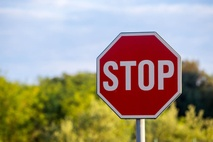
#> input picture 9-image-manipulation/images/stop.jpeg, 213 x 142 px, shrunk from 1000 x 667 before the run, found by its file name
$ python mirroring.py
#> lines starting #> are read from the running program, lines starting #| are printed output that depends on the picture
### assignment-3/simpleimage.py
#!/usr/bin/env python3

"""
Stanford CS106AP SimpleImage

Written by Nick Parlante, Sonja Johnson-Yu, and Nick Bowman.
 -7/2019  version, has file reading, pix, foreach, hidden get/setpix

SimpleImage Features:
Create image:
  image = SimpleImage.blank(400, 200)   # create new image of size
  image = SimpleImage('foo.jpg')        # create from file

Access size
  image.width, image.height

Get pixel at x,y
  pix = image.get_pixel(x, y)
  # pix is RGB tuple like (100, 200, 0)

Set pixel at x,y
  image.set_pixel(x, y, pix)   # set data by tuple also

Get Pixel object at x,y
  pixel = image.get_pixel(x, y)
  pixel.red = 0
  pixel.blue = 255

Show image on screen
  image.show()

The main() function below demonstrates the above functions as a test.
"""

import sys
# If the following line fails, "Pillow" needs to be installed
from PIL import Image


# [11 lines left out: function clamp, not called in this run]


class Pixel(object):
    """
    A pixel at an x,y in a SimpleImage.
    Supports set/get .red .green .blue
    and get .x .y
    """
    def __init__(self, image, x, y):
        self.image = image
        self._x = x
        self._y = y

    def __str__(self):
        return 'r:' + str(self.red) + ' g:' + str(self.green) + ' b:' + str(self.blue)

    # Pillow image stores each pixel color as a (red, green, blue) tuple.
    # So the functions below have to unpack/repack the tuple to change anything.

    @property
    def red(self):
        return self.image.px[self._x, self._y][0]

    # [4 lines left out: function red, not called in this run]

    @property
    def green(self):
        return self.image.px[self._x, self._y][1]

    # [4 lines left out: function green, not called in this run]

    @property
    def blue(self):
        return self.image.px[self._x, self._y][2]

    # [4 lines left out: function blue, not called in this run]

    @property
    def x(self):
        return self._x

    @property
    def y(self):
        return self._y


# color tuples for background color names 'red' 'white' etc.
BACK_COLORS = {
    'white': (255, 255, 255),
    'black': (0, 0, 0),
    'red': (255, 0, 0),
    'green': (0, 255, 0),
    'blue': (0, 0, 255),
}


class SimpleImage(object):
    def __init__(self, filename, width=0, height=0, back_color=None):
        """
        Create a new image. This case works: SimpleImage('foo.jpg')
        To create a blank image use SimpleImage.blank(500, 300)
        The other parameters here are for internal/experimental use.
        """
#> called with filename = './9-image-manipulation/images//stop.jpeg', width = 0, height = 0
        # Create pil_image either from file, or making blank
        if filename:
            self.pil_image = Image.open(filename).convert("RGB")
#> self.pil_image is the input picture: PIL image 213x142 RGB; mean R, G, B 159.6, 147.5, 129.7
            if self.pil_image.mode != 'RGB':
                raise Exception('Image file is not RGB')
            self._filename = filename  # hold onto
        else:
            if not back_color:
                back_color = 'white'
            color_tuple = BACK_COLORS[back_color]
            if width == 0 or height == 0:
                raise Exception('Creating blank image requires width/height but got {} {}'
                                .format(width, height))
            self.pil_image = Image.new('RGB', (width, height), color_tuple)
        self.px = self.pil_image.load()
        size = self.pil_image.size
#> size = (213, 142)
        self._width = size[0]
#> self._width = 213
        self._height = size[1]
#> self._height = 142
        self.curr_x = 0
        self.curr_y = 0

    def __iter__(self):
        return self

    # [16 lines left out: functions __next__, increment_curr_counters, not called in this run]

    @classmethod
    def blank(cls, width, height, back_color=None):
        """Create a new blank image of the given width and height, optional back_color."""
        return SimpleImage('', width, height, back_color=back_color)

    # [4 lines left out: function file, not called in this run]

    @property
    def width(self):
        """Width of image in pixels."""
        return self._width

    @property
    def height(self):
        """Height of image in pixels."""
        return self._height

    def get_pixel(self, x, y):
        """
        Returns a Pixel at the given x,y, suitable for getting/setting
        .red .green .blue values.
        """
        if x < 0 or x >= self._width or y < 0 or y >= self.height:
            e = Exception('get_pixel bad coordinate x %d y %d (vs. image width %d height %d)' %
                          (x, y, self._width, self.height))
            raise e
        return Pixel(self, x, y)

    def set_pixel(self, x, y, pixel):
        if x < 0 or x >= self._width or y < 0 or y >= self.height:
            e = Exception('set_pixel bad coordinate x %d y %d (vs. image width %d height %d)' %
                          (x, y, self._width, self.height))
            raise e
        self.px[x, y] = (pixel.red, pixel.green, pixel.blue)

    # [7 lines left out: function set_rgb, not called in this run]

    def _get_pix_(self, x, y):
        """Get pix RGB tuple (200, 100, 50) for the given x,y."""
        return self.px[x, y]

    def _set_pix_(self, x, y, pix):
        """Set the given pix RGB tuple into the image at the given x,y."""
        self.px[x, y] = pix

    def show(self):
        """Displays the image using an external utility."""
        self.pil_image.show()

    # [39 lines left out: functions make_as_big_as, main, not called in this run]


# [2 lines that do not run on import are left out]

### 9-image-manipulation/mirroring.py
from simpleimage import SimpleImage
from images import stop

def mirror(filename):
  image = SimpleImage(filename)
  width = image.width
#> width = 213
  height = image.height
#> height = 142
  result = SimpleImage.blank(width * 2, height)
#> in __init__ (call 2), `self.pil_image = Image.new('RGB', (width, height), color_tuple)`: self.pil_image: PIL image 426x142 RGB; every value is 255

  for y in range(height):
    for x in range(width):
      pixel = image.get_pixel(x,y)
      result.set_pixel(x,y,pixel)
      result.set_pixel((width * 2) - (x + 1), y, pixel)

  return result

mirror(stop).show()
#> in show, `self.pil_image.show()`:
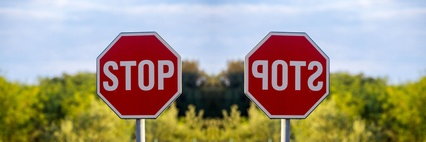
#> shown: PIL image 426x142 RGB; mean R, G, B 159.6, 147.5, 129.7
